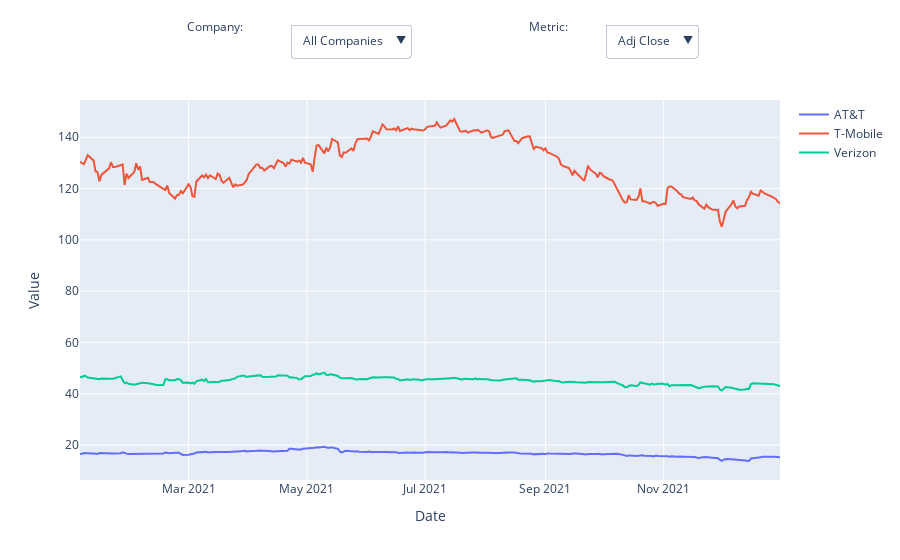

Write notebook code for a chart like this one.
### Code cell
# Available columns (metrics) to plot
available_columns = ['Adj Close', 'Volume', 'Open', 'High', 'Low']

# Create an empty figure object
fig = go.Figure()

# Add traces for all companies (initially set to show 'Adj Close')
for company in companies:
    company_data = df_tele[df_tele['Company'] == company]
    fig.add_trace(go.Scatter(x=company_data['Date'], y=company_data['Adj Close'], mode='lines', name=company))

# Create dropdowns for company selection and metric selection with adjusted labels
fig.update_layout(
    xaxis_title="Date",
    yaxis_title="Value",
    updatemenus=[
        # Dropdown for selecting company
        dict(
            buttons=[
                dict(
                    label="All Companies",
                    method="update",
                    args=[{"visible": [True, True, True]},
                          {"title": "Tele Data: Adjusted Close Price (All Companies)"}]
                )
            ] + [
                dict(
                    label=company,
                    method="update",
                    args=[{"visible": [company == comp for comp in companies]},
                          {"title": f"Tele Data: Adjusted Close Price ({company})"}]
                ) for company in companies
            ],
            direction="down",
            showactive=True,
            x=0.30,  # Adjust position to fit inline with label
            xanchor="left",
            y=1.2,
            yanchor="top",
        ),
        # Dropdown for selecting metric (e.g., Adj Close, Volume, etc.)
        dict(
            buttons=[dict(
                label=metric,
                method="update",
                args=[{"y": [df_tele[df_tele['Company'] == company][metric] for company in companies]},
                      {"title": f"Tele Data: {metric}"}]
            ) for metric in available_columns],
            direction="down",
            showactive=True,
            x=0.75,  # Adjust position to fit inline with label
            xanchor="left",
            y=1.2,
            yanchor="top",
        )
    ]
)

# Add labels for dropdowns (Company: DROPDOWN  Metric: DROPDOWN)
fig.add_annotation(x=0.15, y=1.22, xref='paper', yref='paper', showarrow=False, text="Company:", font=dict(size=12))
fig.add_annotation(x=0.70, y=1.22, xref='paper', yref='paper', showarrow=False, text="Metric:", font=dict(size=12))

# Show the figure
fig.show()

### Figure 1 — Plotly figure (JSON) as saved in the notebook; plotly's stock layout.template omitted (floating-point values rounded to 4 significant figures; data arrays with more than 128 entries replaced by an {"elided": "..."} marker saying what was removed)
{"data": [{"mode": "lines", "name": "AT&T", "type": "scatter", "x": {"elided": "252 str values"}, "y": {"elided": "252 float values"}}, {"mode": "lines", "name": "T-Mobile", "type": "scatter", "x": {"elided": "252 str values"}, "y": {"elided": "252 float values"}}, {"mode": "lines", "name": "Verizon", "type": "scatter", "x": {"elided": "252 str values"}, "y": {"elided": "252 float values"}}], "layout": {"annotations": [{"font": {"size": 12}, "showarrow": false, "text": "Company:", "x": 0.15, "xref": "paper", "y": 1.22, "yref": "paper"}, {"font": {"size": 12}, "showarrow": false, "text": "Metric:", "x": 0.7, "xref": "paper", "y": 1.22, "yref": "paper"}], "updatemenus": [{"buttons": [{"args": [{"visible": [true, true, true]}, {"title": "Tele Data: Adjusted Close Price (All Companies)"}], "label": "All Companies", "method": "update"}, {"args": [{"visible": [true, false, false]}, {"title": "Tele Data: Adjusted Close Price (AT&T)"}], "label": "AT&T", "method": "update"}, {"args": [{"visible": [false, true, false]}, {"title": "Tele Data: Adjusted Close Price (T-Mobile)"}], "label": "T-Mobile", "method": "update"}, {"args": [{"visible": [false, false, true]}, {"title": "Tele Data: Adjusted Close Price (Verizon)"}], "label": "Verizon", "method": "update"}], "direction": "down", "showactive": true, "x": 0.3, "xanchor": "left", "y": 1.2, "yanchor": "top"}, {"buttons": [{"args": [{"y": {"elided": "3x252 float values"}}, {"title": "Tele Data: Adj Close"}], "label": "Adj Close", "method": "update"}, {"args": [{"y": {"elided": "3x252 int values"}}, {"title": "Tele Data: Volume"}], "label": "Volume", "method": "update"}, {"args": [{"y": {"elided": "3x252 float values"}}, {"title": "Tele Data: Open"}], "label": "Open", "method": "update"}, {"args": [{"y": {"elided": "3x252 float values"}}, {"title": "Tele Data: High"}], "label": "High", "method": "update"}, {"args": [{"y": {"elided": "3x252 float values"}}, {"title": "Tele Data: Low"}], "label": "Low", "method": "update"}], "direction": "down", "showactive": true, "x": 0.75, "xanchor": "left", "y": 1.2, "yanchor": "top"}], "xaxis": {"title": {"text": "Date"}}, "yaxis": {"title": {"text": "Value"}}}}
